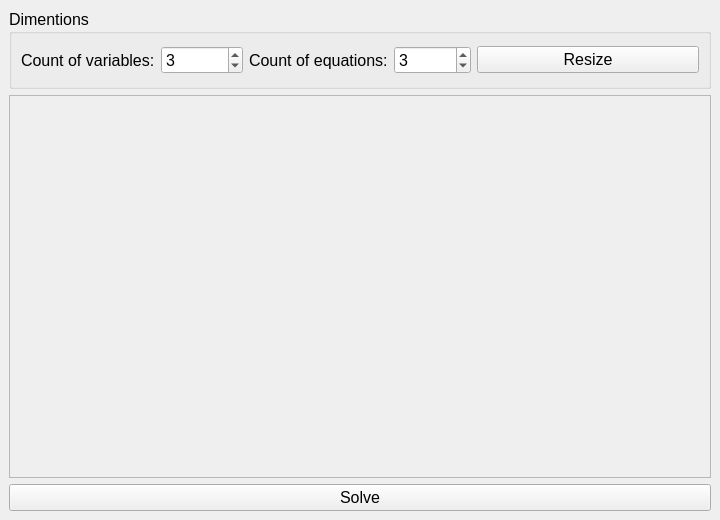
<?xml version="1.0" encoding="UTF-8"?>
<ui version="4.0">
 <class>SLAE</class>
 <widget class="QMainWindow" name="SLAE">
  <property name="geometry">
   <rect>
    <x>0</x>
    <y>0</y>
    <width>720</width>
    <height>520</height>
   </rect>
  </property>
  <property name="minimumSize">
   <size>
    <width>720</width>
    <height>520</height>
   </size>
  </property>
  <property name="font">
   <font>
    <pointsize>12</pointsize>
    <strikeout>false</strikeout>
    <kerning>true</kerning>
   </font>
  </property>
  <property name="windowTitle">
   <string>SLAE</string>
  </property>
  <widget class="QWidget" name="centralwidget">
   <layout class="QVBoxLayout" name="verticalLayout">
    <item>
     <widget class="QGroupBox" name="groupBox">
      <property name="enabled">
       <bool>true</bool>
      </property>
      <property name="minimumSize">
       <size>
        <width>0</width>
        <height>80</height>
       </size>
      </property>
      <property name="maximumSize">
       <size>
        <width>16777215</width>
        <height>90</height>
       </size>
      </property>
      <property name="title">
       <string>Dimentions</string>
      </property>
      <layout class="QHBoxLayout" name="horizontalLayout_3">
       <item>
        <layout class="QHBoxLayout" name="setCountOfVariablesContainer">
         <property name="sizeConstraint">
          <enum>QLayout::SetMaximumSize</enum>
         </property>
         <item>
          <widget class="QLabel" name="label">
           <property name="text">
            <string>Count of variables:</string>
           </property>
          </widget>
         </item>
         <item>
          <widget class="QSpinBox" name="countOfVariables">
           <property name="minimum">
            <number>1</number>
           </property>
           <property name="value">
            <number>3</number>
           </property>
          </widget>
         </item>
        </layout>
       </item>
       <item>
        <layout class="QHBoxLayout" name="setCountOfEquationsContainer">
         <item>
          <widget class="QLabel" name="label_3">
           <property name="text">
            <string>Count of equations:</string>
           </property>
          </widget>
         </item>
         <item>
          <widget class="QSpinBox" name="countOfEquation">
           <property name="minimum">
            <number>1</number>
           </property>
           <property name="value">
            <number>3</number>
           </property>
          </widget>
         </item>
        </layout>
       </item>
       <item>
        <widget class="QPushButton" name="resizeButton">
         <property name="text">
          <string>Resize</string>
         </property>
        </widget>
       </item>
      </layout>
     </widget>
    </item>
    <item>
     <widget class="QScrollArea" name="SLAEContainer">
      <property name="widgetResizable">
       <bool>true</bool>
      </property>
      <widget class="QWidget" name="scrollAreaWidgetContents_2">
       <property name="geometry">
        <rect>
         <x>0</x>
         <y>0</y>
         <width>700</width>
         <height>374</height>
        </rect>
       </property>
      </widget>
     </widget>
    </item>
    <item>
     <widget class="QPushButton" name="Solve">
      <property name="text">
       <string>Solve</string>
      </property>
     </widget>
    </item>
   </layout>
  </widget>
 </widget>
 <resources/>
 <connections/>
</ui>
